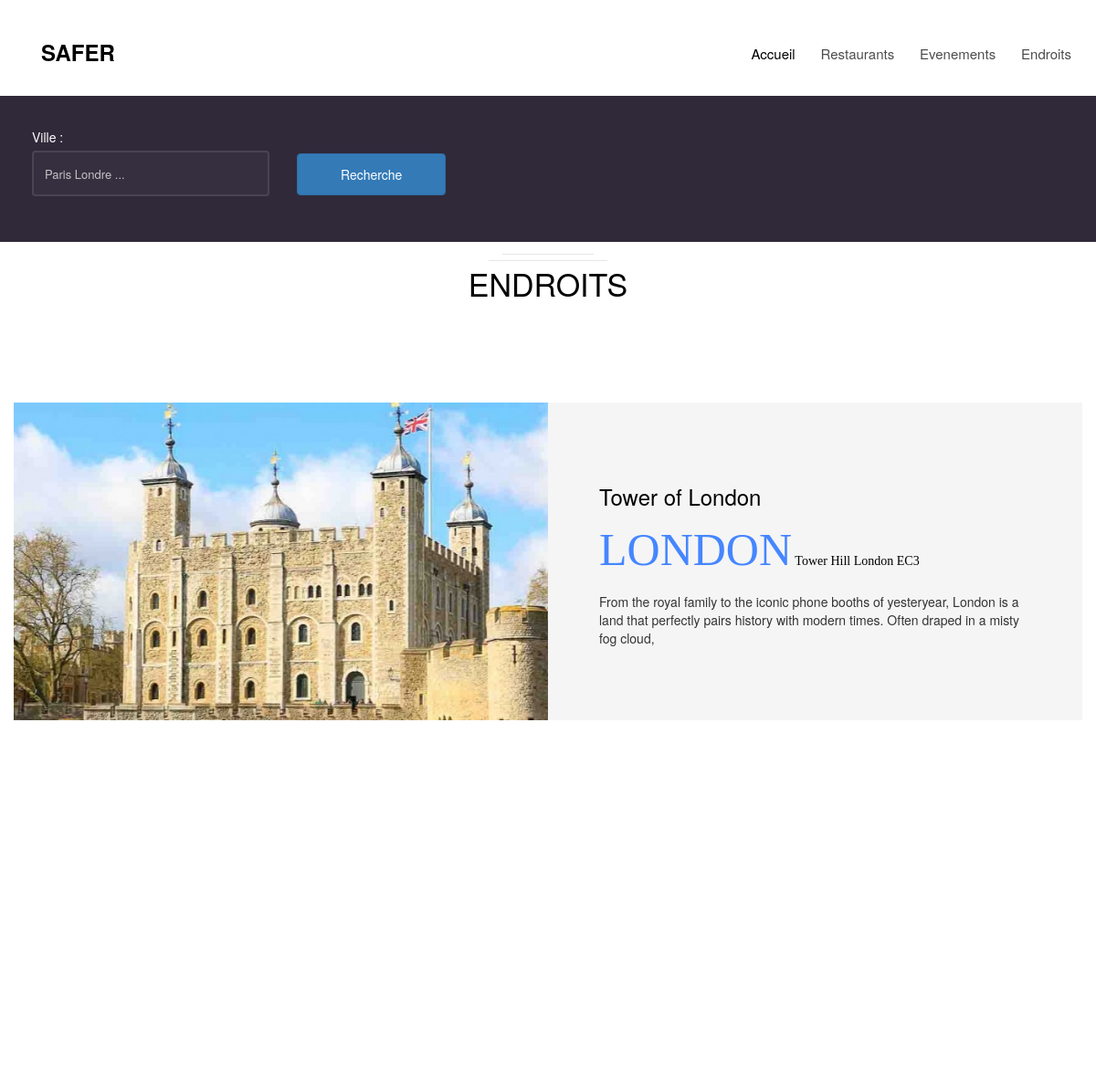
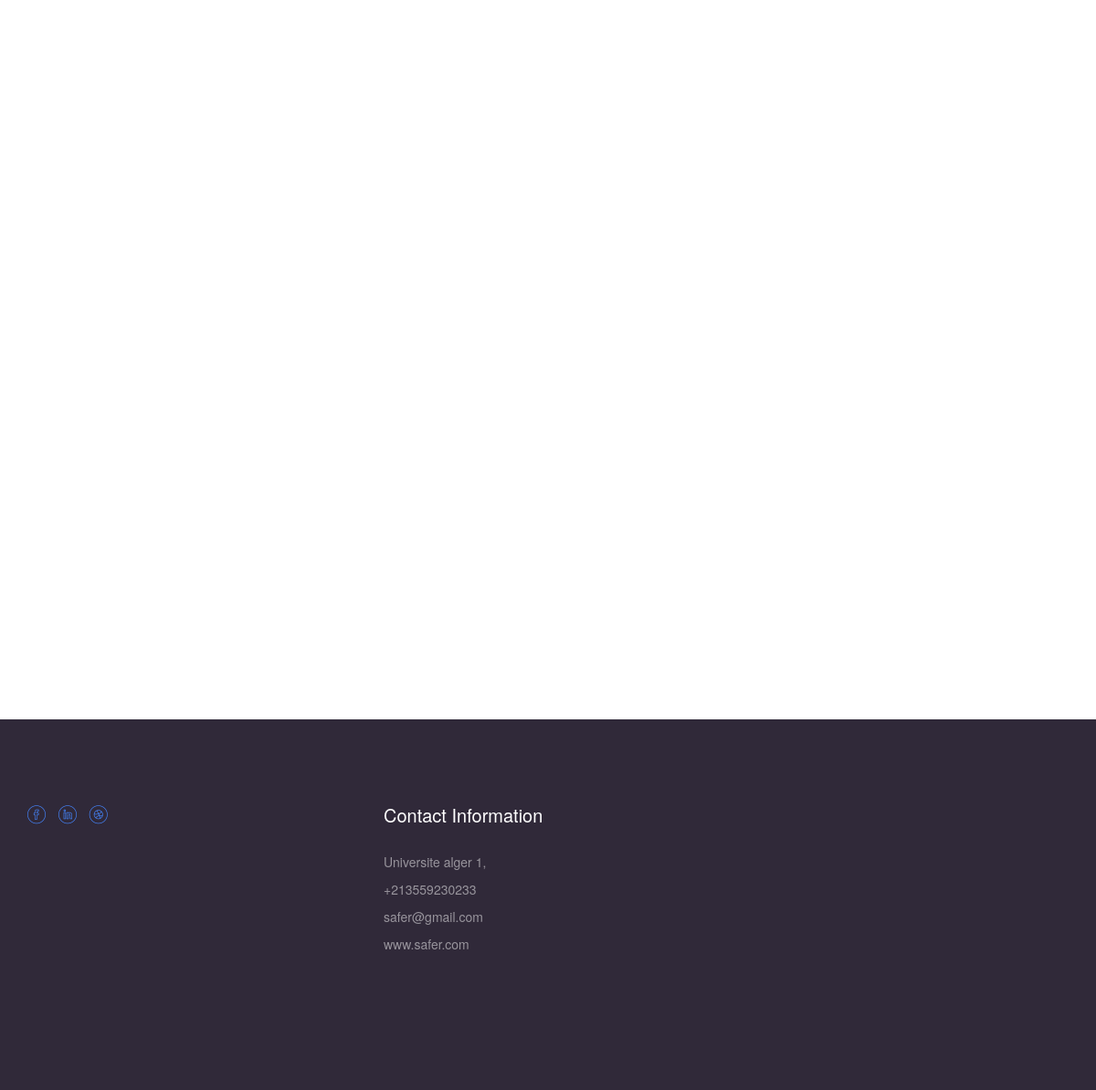
/place/, run on the app's committed database (2 pictures, top to bottom).
### seats/models.py (models this page shows)
class Place(models.Model):
    title = models.CharField(max_length=100)
    content = models.TextField()
    pays = models.CharField(max_length=10)
    ville = models.CharField(max_length=10)
    adress = models.TextField()
    image = models.ImageField(upload_to='image_pro')

### seats/views.py (the view)
# urls.py: path('place/', views.PlacecListView.as_view(), name='place'),
class PlacecListView(ListView):
    model = Place
    context_object_name = 'places'
    template_name = 'Place.html'
    def get_queryset(self):
        query = self.request.GET.get('q')
        if query:
            object_list = self.model.objects.filter(ville__icontains=query)
        else:
            object_list = self.model.objects.all()
        return object_list

### templates/Place.html
{% extends 'base.html' %}
{% block content %}
<div id="colorlib-amenities">
	<div id="colorlib-reservation">
			<div class="col-md-12 search-wrap">
				<form method="GET" class="colorlib-form">
		              	<div class="row">
		                <div class="col-md-3">
		                  <div class="form-group">
		                    <label >Ville :</label>
		                    <div class="form-field">
		                      <input type="text" name='q' value='{{ request.GET.q }}'  class="form-control " placeholder="Paris Londre ...">
		                    </div>
		                  </div>
		                </div>
		                <div class="col-md-2">
		                  <input type="submit" name="submit" id="submit" value="Recherche" class="btn btn-primary btn-block">
		                </div>
		              </div>
		            </form>
			</div>
					</div>
			<div class="container">
				<div class="row">
					<div class="amenities-flex">
						<div class="col-md-6 col-md-offset-3 text-center colorlib-heading animate-box">
							<h2>ENDROITS</h2>
						</div>
						{% for place in places %}
						<br>
						<div class="amenities-img animate-box" style="background-image: url({{ place.image.url }});margin-top: 15px"></div>
						<div class="desc animate-box" style="margin-top: 15px">
							<h2><a href="/static/#">{{ place.title }}</a></h2>
							<p class="price">
								<span class="price-room">{{ place.ville }}</span>
								<span class="per">{{ place.adress }}</span>
							</p>
							<p> {{ place.content }}</p>
						</div>
							{% endfor %}
					</div>
				</div>
			</div>
		</div>
				{% endblock %}

### templates/css/style.css (style rules this page uses)
body { font-family: "Poppins", Arial, sans-serif; font-weight: 400; font-size: 14px; line-height: 1.7; color: #595959; background: #fff; }
a { color: #4586FF; -webkit-transition: 0.5s; -o-transition: 0.5s; transition: 0.5s; }
p { margin-bottom: 20px; }
h1, h2, h3, h4, h5, h6, figure { color: #000; font-family: "Playfair Display", Times, serif; font-weight: 400; margin: 0 0 20px 0; }
#colorlib-dining-bar, #colorlib-about, #colorlib-services, #colorlib-contact, #colorlib-rooms, #colorlib-testimony, #colorlib-blog, #colorlib-amenities, #colorlib-subscribe, #colorlib-footer { padding: 6em 0; clear: both; }
#colorlib-reservation { clear: both; }
#colorlib-reservation .search-wrap { width: 100%; display: block; margin-top: -6.66em; z-index: 9; background: #302939; padding: 35px; }
.colorlib-form label { font-weight: normal; color: white; }
.colorlib-form .form-control { height: 50px; -webkit-box-shadow: none; box-shadow: none; font-size: 16px; -webkit-appearance: none; -moz-appearance: none; -ms-appearance: none; -o-appearance: none; appearance: none; background: rgba(255, 255, 255, 0.03); border: 2px solid rgba(255, 255, 255, 0.1); color: rgba(255, 255, 255, 0.7); }
.colorlib-form .form-group { margin-bottom: 15px; }
.colorlib-form .form-group .form-field { position: relative; padding: 0; margin: 0; }
.colorlib-form .form-group .form-field .form-control { padding-right: 50px; }
.colorlib-form .btn-block { margin-top: 28px; padding: 12px !important; }
.diningbar-img, .amenities-img, .blog-img { background-size: cover; background-position: center center; background-repeat: no-repeat; position: relative; }
.amenities-flex { display: -webkit-box; display: -moz-box; display: -ms-flexbox; display: -webkit-flex; display: flex; -ms-flex-wrap: wrap; flex-wrap: wrap; -webkit-flex-wrap: wrap; -moz-flex-wrap: wrap; width: 100%; }
.amenities-flex .amenities-img, .amenities-flex .desc { width: 50%; padding: 5em 4em; }
.amenities-flex .desc { background: whitesmoke; }
.amenities-flex .desc h2 { font-size: 24px; }
.amenities-flex .desc h2 a { color: #000; }
.amenities-flex .desc .price { position: relative; font-family: "Playfair Display", Times, serif; }
.amenities-flex .desc .price span { color: #000; }
.amenities-flex .desc .price .price-room { font-size: 50px; font-weight: 400; color: #4586FF; }
.form-control { -webkit-box-shadow: none; -moz-box-shadow: none; -ms-box-shadow: none; -o-box-shadow: none; box-shadow: none; border: none; font-size: 13px !important; font-weight: 300; -webkit-border-radius: 0px; -moz-border-radius: 0px; -ms-border-radius: 0px; border-radius: 0px; }
input[type="text"] { height: 50px; }
.form-group { margin-bottom: 30px; }
.colorlib-heading { margin-bottom: 5em; }
.colorlib-heading h2 { font-size: 34px; margin-bottom: 20px; line-height: 1.5; color: #000; position: relative; }
.colorlib-heading h2:before, .colorlib-heading h2:after { position: absolute; top: 0; left: 0; right: 0; content: ''; background: #e6e6e6; width: 130px; height: 1px; margin: 0 auto; }
.colorlib-heading h2:after { top: -7px; width: 100px; }
.btn { margin-right: 4px; margin-bottom: 4px; font-size: 16px; font-weight: 400; -webkit-border-radius: 0; -moz-border-radius: 0; -ms-border-radius: 0; border-radius: 0; -webkit-transition: 0.5s; -o-transition: 0.5s; transition: 0.5s; padding: 8px 20px; }
.btn-primary { background: #4586FF; color: #fff; border: 2px solid #4586FF; }
.form-control { -webkit-box-shadow: none; box-shadow: none; background: transparent; border: 2px solid rgba(0, 0, 0, 0.1); height: 54px; font-size: 18px; font-weight: 300; }
.js .animate-box { opacity: 0; }

### data on the page
Place: image (picture), title "Tower of London", ville "LONDON", adress "Tower Hill London EC3", content "From the royal family to the iconic phone booths of yesteryear, London is a land that perfectly pairs history with modern times. Often draped in a misty fog cloud,"
